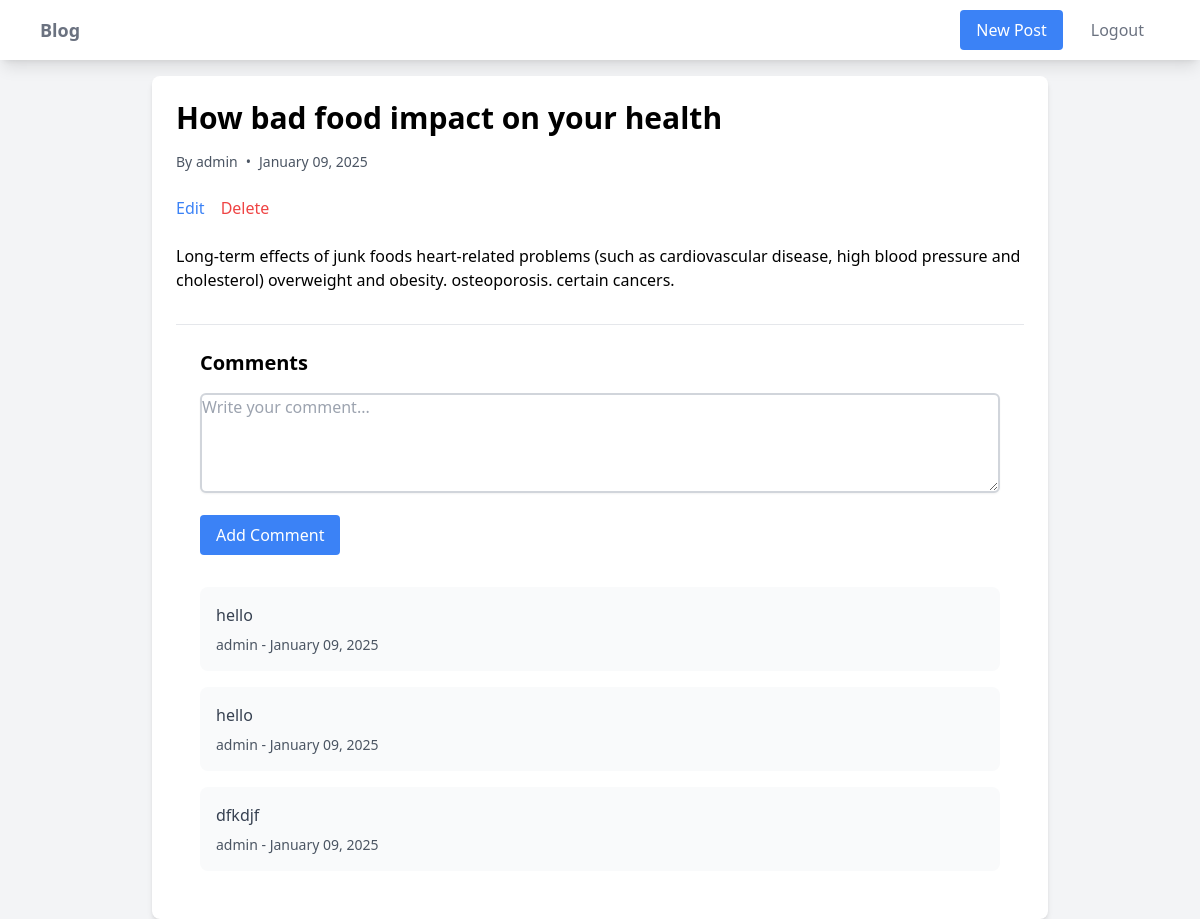
Page /post/2/ (signed in) on the committed database.
### blog/models.py (models this page shows, shortened)
class Post(models.Model):
    title = models.CharField(max_length=200)
    content = models.TextField()
    author = models.ForeignKey(User, on_delete=models.CASCADE)
    created_at = models.DateTimeField(auto_now_add=True)
    updated_at = models.DateTimeField(auto_now=True)
    categories = models.ManyToManyField(Category)
    tags = models.CharField(max_length=200)

class Comment(models.Model):
    post = models.ForeignKey(Post, on_delete=models.CASCADE, related_name='comments')
    author = models.ForeignKey(User, on_delete=models.CASCADE)
    content = models.TextField()
    created_at = models.DateTimeField(auto_now_add=True)

### blog/views.py (the view)
# urls.py: path('post/<int:pk>/', views.post_detail, name='post-detail'),
def post_detail(request, pk):
    post = get_object_or_404(Post, pk=pk)
    comments = post.comments.all()
    if request.method == 'POST':
        comment_form = CommentForm(request.POST)
        if comment_form.is_valid():
            comment = comment_form.save(commit=False)
            comment.post = post
            comment.author = request.user
            comment.save()
            return redirect('post-detail', pk=pk)
    else:
        comment_form = CommentForm()
    return render(request, 'blog/post_detail.html', {
        'post': post,
        'comments': comments,
        'comment_form': comment_form
    })

### blog/forms.py
class CommentForm(forms.ModelForm):
    class Meta:
        model = Comment
        fields = ['content']
        widgets = {
            'content': forms.Textarea(attrs={
                'class': 'w-full rounded-md border-gray-300 shadow-sm focus:border-blue-500 focus:ring-blue-500',
                'rows': 4,
                'placeholder': 'Write your comment...'
            })
        }

### blog/templates/blog/post_detail.html (shortened to what this page needs)
{% extends 'blog/base.html' %}
{% block content %}
<div class="max-w-4xl mx-auto bg-white rounded-lg shadow-md overflow-hidden">
    <div class="p-6">
        <h1 class="text-3xl font-bold mb-4">{{ post.title }}</h1>
        <div class="flex items-center text-gray-600 text-sm mb-6">
            <span>By {{ post.author }}</span>
            <span class="mx-2">•</span>
            <span>{{ post.created_at|date:"F d, Y" }}</span>
        </div>
        {% if user == post.author %}
        <div class="flex space-x-4 mb-6">
            <a href="{% url 'post-update' post.pk %}" class="text-blue-500 hover:text-blue-600">Edit</a>
            <a href="{% url 'post-delete' post.pk %}" class="text-red-500 hover:text-red-600"
               onclick="return confirm('Are you sure you want to delete this post?')">Delete</a>
        </div>
        {% endif %}
        <div class="prose max-w-none">
            {{ post.content|linebreaks }}
        </div>
    <div class="mt-8 p-6 border-t">
        <h3 class="text-xl font-semibold mb-4">Comments</h3>
        {% if user.is_authenticated %}
            <form method="POST" class="mb-8">
                <div class="space-y-4">
                    {{ comment_form.content }}
                    <button type="submit" class="bg-blue-500 text-white px-4 py-2 rounded hover:bg-blue-600">
                        Add Comment
                    </button>
                </div>
            </form>
        {% endif %}
        <div class="space-y-4">
            {% for comment in comments %}
                <div class="bg-gray-50 p-4 rounded-lg">
                    <p class="text-gray-700">{{ comment.content }}</p>
                    <p class="text-gray-600 text-sm mt-2">
                        {{ comment.author }} - {{ comment.created_at|date:"F d, Y" }}
                    </p>
                </div>
            {% empty %}
                <p class="text-gray-600">No comments yet.</p>
            {% endfor %}
        </div>
    </div>
</div>
{% endblock %}

### blog/templates/blog/base.html (style rules this page uses)
input, textarea { border: 2px solid lightgray; width: 100%; }

### rows in the picture
Post: title "How bad food impact on your health", author "admin", created_at "January 09, 2025", content "Long-term effects of junk foods heart-related problems (such as cardiovascular disease, high blood pressure and cholesterol) overweight and obesity. osteoporosis. certain cancers."
Comment: content "hello", author "admin", created_at "January 09, 2025"
Comment: content "hello", author "admin", created_at "January 09, 2025"
Comment: content "dfkdjf", author "admin", created_at "January 09, 2025"
